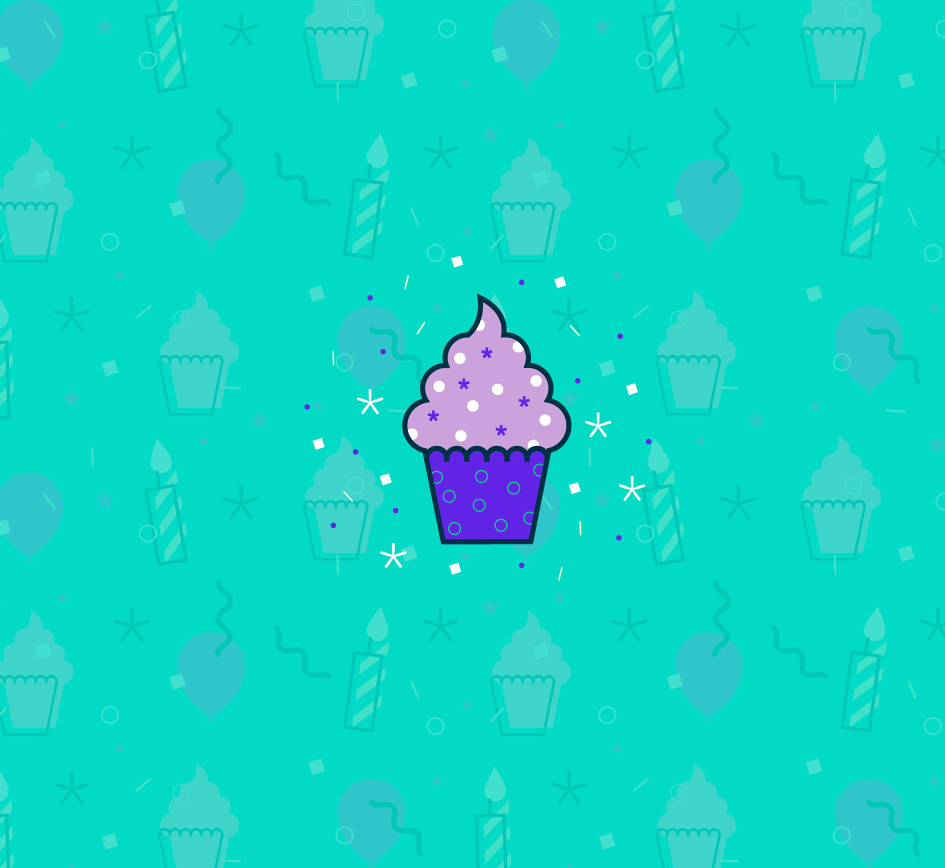
#> input picture src/image_recognition/resources/androidparty.png, 1889 x 1736 px (shown at 1/2 size)
$ python cards_trainings.py
#> lines starting #> are read from the running program, lines starting #| are printed output that depends on the picture; after the words box and inside, x2 and y2 are one past the last pixel; in counts of white or black regions, pixels touching at a corner belong together
### src/image_recognition/cards.py
import cv2
import os
import numpy as np

#Card size
CARD_MIN_AREA = 1000
CARD_MAX_AREA = 5000

class Train_card_rank:
    def __init__(self):
        self.img = []
        self.name = ""

class Train_card_suit:
    def __init__(self):
        self.img = []
        self.name = ""


def process_taken_image(image_path):
    #os path
#> called with image_path = '/resources/androidparty.png'
    os_path = os.path.dirname(os.path.abspath(__file__))
    #taken picture path
    taken_picture = cv2.imread(os_path + image_path)
#> taken_picture is the input picture: shape (1736, 1889, 3); mean B, G, R 197.5, 212.4, 15.1

    #make picture to gray
    picGray = cv2.cvtColor(taken_picture, cv2.COLOR_BGR2GRAY)
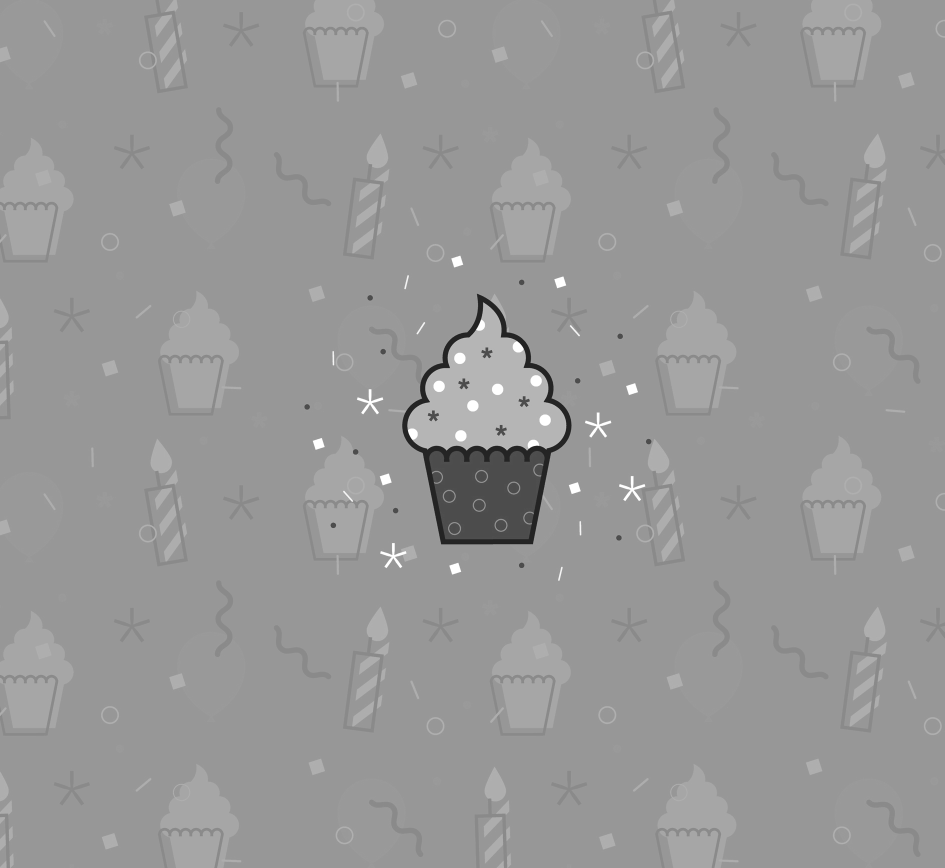
#> picGray: shape (1736, 1889) (shown at 1/2 size); min 31, max 255, mean 151.7
    #make picture to blur
    picBlur = cv2.GaussianBlur(picGray, (7,7), 0)

    taken_picture_w, taken_picture_h = np.shape(taken_picture)[:2]
#> taken_picture_w = 1736; taken_picture_h = 1889
    h = picGray[int(taken_picture_h/100)][int(taken_picture_w/2)]
#> h = 151
    #g = picGray[int(taken_picture_h/5000)][int(taken_picture_w/20)]

    thresh = cv2.threshold(picBlur,h,255,cv2.THRESH_BINARY)

    return thresh

# [28 lines left out: function find_cards_in_picture, not called in this run]


### src/image_recognition/cards_trainings.py

import cv2
import os

from cv2 import Canny
from cv2 import imread
import cards

os_path = os.path.dirname(os.path.abspath(__file__))
img_path = "/resources/androidparty.png"
process_picture = cards.process_taken_image(img_path)

img = imread( os_path + img_path)
#contours = cards.find_cards_in_picture(process_picture)
#canny = cv2.Canny(process_picture, 125, 175)
#print(process_picture)
cv2.imshow("process picture", process_picture[1])
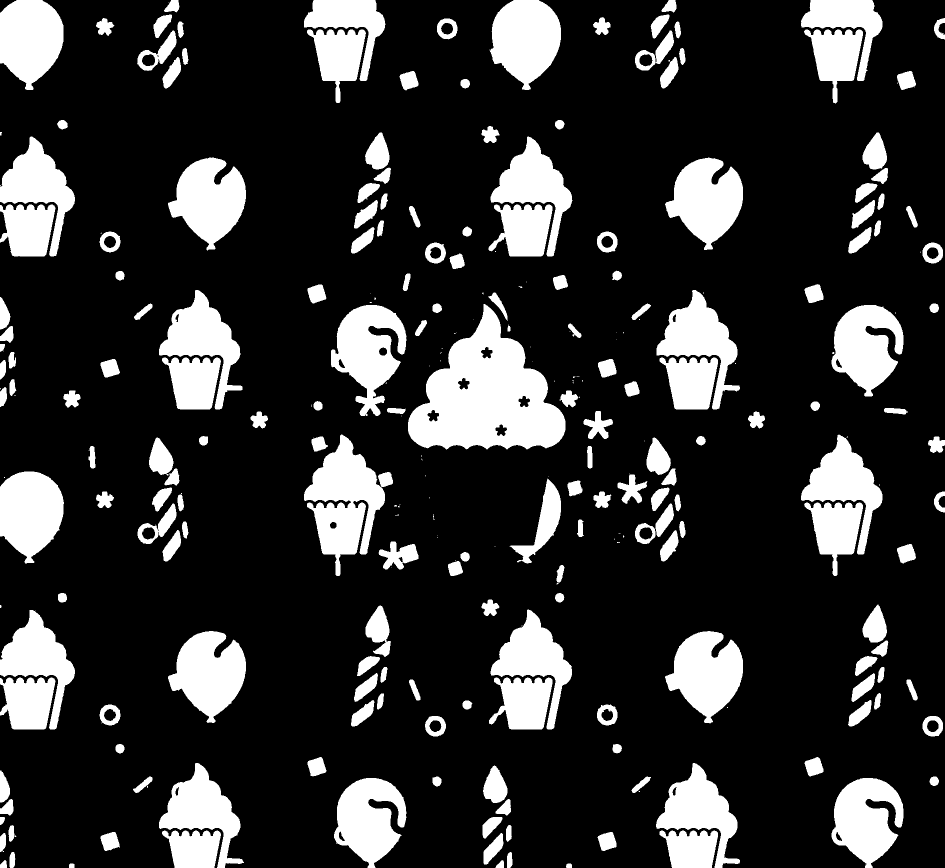
#> window 'process picture': shape (1736, 1889) (shown at 1/2 size); 19.5% white; 287 white regions (91 under 20 px), largest, box (x1, y1, x2, y2) and area: (816, 608, 1131, 899) 51470, (608, 869, 770, 1152) 23369, (662, 610, 813, 832) 18337
cv2.imshow("nyt", img)
#cv2.imshow("picture", process_picture)
cv2.waitKey(10000)
